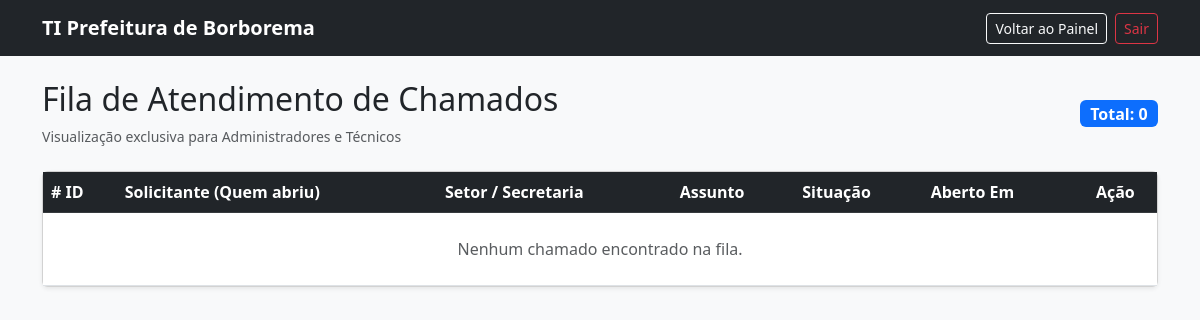
Page /suporte/fila_chamados.php (signed in) on the earlier database version.
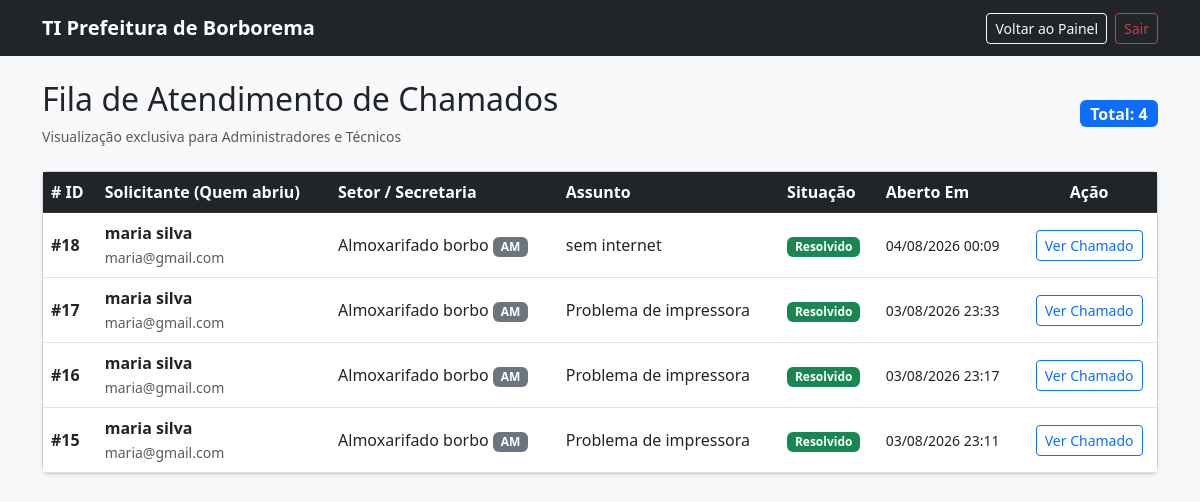
Same page on the later database version.
### tables this page shows
CREATE TABLE `chamados` (
  `id` int(11) NOT NULL,
  `protocolo` varchar(20) NOT NULL,
  `titulo` varchar(150) NOT NULL,
  `descricao` text NOT NULL,
  `status` enum('novo','aberto','em_andamento','resolvido') NOT NULL DEFAULT 'novo',
  `prioridade` enum('baixa','media','alta','urgente') DEFAULT 'media',
  `usuario_id` int(11) NOT NULL,
  `tecnico_id` int(11) DEFAULT NULL,
  `categoria_id` int(11) NOT NULL,
  `criado_em` timestamp NOT NULL DEFAULT current_timestamp(),
  `atualizado_em` timestamp NOT NULL DEFAULT current_timestamp() ON UPDATE current_timestamp(),
  `fechado_em` datetime DEFAULT NULL,
  `tempo_atendimento` int(11) DEFAULT NULL COMMENT 'Tempo em segundos'
);

CREATE TABLE `usuarios` (
  `id` int(11) NOT NULL,
  `nome` varchar(100) NOT NULL,
  `email` varchar(100) NOT NULL,
  `senha` varchar(255) NOT NULL,
  `cpf` varchar(14) DEFAULT NULL,
  `telefone` varchar(20) DEFAULT NULL,
  `perfil` enum('admin','tecnico','usuario') NOT NULL DEFAULT 'usuario',
  `setor_id` int(11) DEFAULT NULL,
  `ativo` tinyint(1) DEFAULT 1,
  `criado_em` timestamp NOT NULL DEFAULT current_timestamp(),
  `atualizado_em` timestamp NOT NULL DEFAULT current_timestamp() ON UPDATE current_timestamp()
);

CREATE TABLE `secretarias_setores` (
  `id` int(11) NOT NULL,
  `nome` varchar(100) NOT NULL,
  `sigla` varchar(20) NOT NULL,
  `ativo` tinyint(1) DEFAULT 1,
  `criado_em` timestamp NOT NULL DEFAULT current_timestamp()
);

### suporte/fila_chamados.php (the view, shortened to what this page needs)
<?php
require_once __DIR__ . '/../config/conexao.php';
try {
    $sql = "SELECT
                c.id,
                c.titulo,
                c.status,
                c.prioridade,
                c.criado_em,
                u.nome AS solicitante_nome,
                u.email AS solicitante_email,
                s.nome AS setor_nome,
                s.sigla AS setor_sigla
            FROM chamados c
            INNER JOIN usuarios u ON c.usuario_id = u.id
            LEFT JOIN secretarias_setores s ON u.setor_id = s.id
            ORDER BY
                CASE
                    WHEN c.status = 'novo' THEN 1
                    WHEN c.status = 'em_andamento' THEN 2
                    WHEN c.status IN ('fechado', 'resolvido') THEN 3
                    ELSE 4
                END ASC,
                c.criado_em DESC";
    $stmt = $pdo->query($sql);
    $chamados = $stmt->fetchAll();
} catch (PDOException $e) {
    $chamados = [];
    $mensagemErro = "Erro ao buscar chamados na fila: " . $e->getMessage();
}
?>
<!DOCTYPE html>
<html lang="pt-BR">
<head>
    <link href="https://cdn.jsdelivr.net/npm/bootstrap@5.3.0/dist/css/bootstrap.min.css" rel="stylesheet">
</head>
<body class="bg-light">
    <nav class="navbar navbar-expand-lg navbar-dark bg-dark">
        <div class="container">
            <a class="navbar-brand fw-bold" href="../account/painel.php"> TI Prefeitura de Borborema</a>
            <div class="d-flex align-items-center text-white">
                <a href="../account/painel.php" class="btn btn-outline-light btn-sm me-2">Voltar ao Painel</a>
                <a href="../account/logout.php" class="btn btn-outline-danger btn-sm">Sair</a>
            </div>
        </div>
    </nav>
    <div class="container mt-4">
        <div class="d-flex justify-content-between align-items-center mb-4">
            <div>
                <h2>Fila de Atendimento de Chamados</h2>
                <p class="text-muted small mb-0">Visualização exclusiva para Administradores e Técnicos</p>
            </div>
            <div>
                <span class="badge bg-primary fs-6">Total: <?= count($chamados) ?></span>
            </div>
        </div>
        <div class="card shadow-sm">
            <div class="card-body p-0">
                <div class="table-responsive">
                    <table class="table table-hover align-middle mb-0">
                        <thead class="table-dark">
                            <tr>
                                <th># ID</th>
                                <th>Solicitante (Quem abriu)</th>
                                <th>Setor / Secretaria</th>
                                <th>Assunto</th>
                                <th>Situação</th>
                                <th>Aberto Em</th>
                                <th class="text-center">Ação</th>
                            </tr>
                        </thead>
                        <tbody>
                            <?php if (count($chamados) > 0): ?>
                                <?php foreach ($chamados as $chamado): ?>
                                    <tr>
                                        <td><strong>#<?= $chamado['id'] ?></strong></td>
                                        <td>
                                            <strong><?= htmlspecialchars($chamado['solicitante_nome']) ?></strong><br>
                                            <small class="text-muted"><?= htmlspecialchars($chamado['solicitante_email']) ?></small>
                                        </td>
                                        <td>
                                            <?= htmlspecialchars($chamado['setor_nome'] ?? 'Não informado') ?>
                                            <?php if (!empty($chamado['setor_sigla'])): ?>
                                                <span class="badge bg-secondary"><?= htmlspecialchars($chamado['setor_sigla']) ?></span>
                                            <?php endif; ?>
                                        </td>
                                        <td><?= htmlspecialchars($chamado['titulo']) ?></td>
                                        <td>
                                            <?php if ($chamado['status'] === 'novo'): ?>
                                                <span class="badge bg-primary">Novo</span>
                                            <?php elseif ($chamado['status'] === 'em_andamento'): ?>
                                                <span class="badge bg-warning text-dark">Em Andamento</span>
                                            <?php elseif (in_array($chamado['status'], ['fechado', 'resolvido'])): ?>
                                                <span class="badge bg-success">Resolvido</span>
                                            <?php else: ?>
                                                <span class="badge bg-secondary"><?= htmlspecialchars(ucfirst($chamado['status'])) ?></span>
                                            <?php endif; ?>
                                            </td>
                                        <td>
                                            <small><?= date('d/m/Y H:i', strtotime($chamado['criado_em'])) ?></small>
                                        </td>
                                        <td class="text-center">
                                            <a href="ver_chamado.php?id=<?= $chamado['id'] ?>" class="btn btn-sm btn-outline-primary">
                                                Ver Chamado
                                            </a>
                                        </td>
                                    </tr>
                                <?php endforeach; ?>
                            <?php else: ?>
                                <tr>
                                    <td colspan="7" class="text-center py-4 text-muted">Nenhum chamado encontrado na fila.</td>
                                </tr>
                            <?php endif; ?>
                        </tbody>
                    </table>
                </div>
            </div>
        </div>
    </div>
</body>
</html>

Differences in the rows shown:
added chamados: id "18", usuario.nome "maria silva", usuario.email "maria@gmail.com", secretarias_setores.nome "Almoxarifado borbo", secretarias_setores.sigla "AM", titulo "sem internet", status "Resolvido", criado_em "04/08/2026 00:09"
added chamados: id "17", usuario.nome "maria silva", usuario.email "maria@gmail.com", secretarias_setores.nome "Almoxarifado borbo", secretarias_setores.sigla "AM", titulo "Problema de impressora", status "Resolvido", criado_em "03/08/2026 23:33"
added chamados: id "16", usuario.nome "maria silva", usuario.email "maria@gmail.com", secretarias_setores.nome "Almoxarifado borbo", secretarias_setores.sigla "AM", titulo "Problema de impressora", status "Resolvido", criado_em "03/08/2026 23:17"
added chamados: id "15", usuario.nome "maria silva", usuario.email "maria@gmail.com", secretarias_setores.nome "Almoxarifado borbo", secretarias_setores.sigla "AM", titulo "Problema de impressora", status "Resolvido", criado_em "03/08/2026 23:11"
Other differences:
count($chamados): "0" → "4"
text no longer shown: "Nenhum chamado encontrado na fila."
